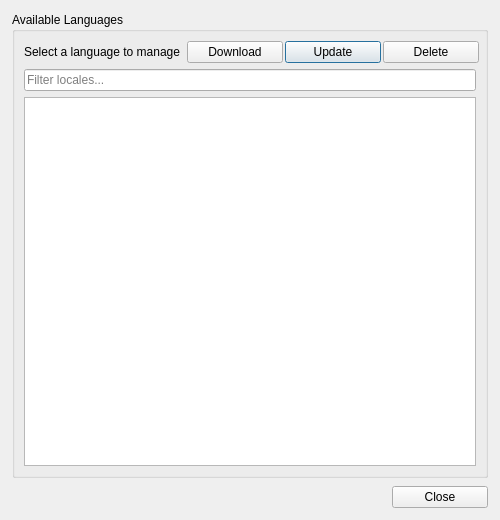
<?xml version="1.0" encoding="UTF-8"?>
<ui version="4.0">
 <class>dlg_admin_i18n_manage_language</class>
 <widget class="QDialog" name="dlg_admin_i18n_manage_language">
  <property name="geometry">
   <rect>
    <x>0</x>
    <y>0</y>
    <width>500</width>
    <height>520</height>
   </rect>
  </property>
  <property name="minimumSize">
   <size>
    <width>440</width>
    <height>420</height>
   </size>
  </property>
  <property name="windowTitle">
   <string>Manage language</string>
  </property>
  <layout class="QVBoxLayout" name="verticalLayout">
   <property name="spacing">
    <number>8</number>
   </property>
   <property name="leftMargin">
    <number>12</number>
   </property>
   <property name="topMargin">
    <number>12</number>
   </property>
   <property name="rightMargin">
    <number>12</number>
   </property>
   <property name="bottomMargin">
    <number>12</number>
   </property>
   <item>
    <widget class="QGroupBox" name="grb_locales">
     <property name="title">
      <string>Available Languages</string>
     </property>
     <layout class="QVBoxLayout" name="layout_locales">
      <property name="spacing">
       <number>6</number>
      </property>
      <item>
       <layout class="QHBoxLayout" name="lyt_actions">
        <item>
         <widget class="QLabel" name="lbl_language">
          <property name="sizePolicy">
           <sizepolicy hsizetype="Expanding" vsizetype="Preferred">
            <horstretch>1</horstretch>
            <verstretch>0</verstretch>
           </sizepolicy>
          </property>
          <property name="text">
           <string>Select a language to manage</string>
          </property>
         </widget>
        </item>
        <item>
         <layout class="QGridLayout" name="lyt_action_buttons">
          <item row="1" column="2">
           <widget class="QPushButton" name="btn_update">
            <property name="minimumSize">
             <size>
              <width>96</width>
              <height>0</height>
             </size>
            </property>
            <property name="text">
             <string>Update</string>
            </property>
           </widget>
          </item>
          <item row="1" column="1">
           <widget class="QPushButton" name="btn_download">
            <property name="minimumSize">
             <size>
              <width>96</width>
              <height>0</height>
             </size>
            </property>
            <property name="text">
             <string>Download</string>
            </property>
           </widget>
          </item>
          <item row="1" column="3">
           <widget class="QPushButton" name="btn_delete">
            <property name="minimumSize">
             <size>
              <width>96</width>
              <height>0</height>
             </size>
            </property>
            <property name="text">
             <string>Delete</string>
            </property>
           </widget>
          </item>
          <item row="1" column="0">
           <spacer name="horizontalSpacer">
            <property name="orientation">
             <enum>Qt::Horizontal</enum>
            </property>
            <property name="sizeHint" stdset="0">
             <size>
              <width>40</width>
              <height>20</height>
             </size>
            </property>
           </spacer>
          </item>
         </layout>
        </item>
       </layout>
      </item>
      <item>
       <widget class="QLineEdit" name="txt_filter">
        <property name="placeholderText">
         <string>Filter locales...</string>
        </property>
        <property name="clearButtonEnabled">
         <bool>true</bool>
        </property>
       </widget>
      </item>
      <item>
       <widget class="QTableView" name="tbl_locales">
        <property name="alternatingRowColors">
         <bool>true</bool>
        </property>
        <property name="selectionMode">
         <enum>QAbstractItemView::SingleSelection</enum>
        </property>
        <property name="selectionBehavior">
         <enum>QAbstractItemView::SelectRows</enum>
        </property>
        <property name="sortingEnabled">
         <bool>true</bool>
        </property>
       </widget>
      </item>
     </layout>
    </widget>
   </item>
   <item>
    <layout class="QGridLayout" name="lyt_buttons">
     <item row="0" column="1">
      <spacer name="horizontalSpacer_footer">
       <property name="orientation">
        <enum>Qt::Horizontal</enum>
       </property>
       <property name="sizeHint" stdset="0">
        <size>
         <width>40</width>
         <height>20</height>
        </size>
       </property>
      </spacer>
     </item>
     <item row="0" column="2">
      <widget class="QPushButton" name="btn_close">
       <property name="minimumSize">
        <size>
         <width>96</width>
         <height>0</height>
        </size>
       </property>
       <property name="text">
        <string>Close</string>
       </property>
      </widget>
     </item>
     <item row="0" column="0">
      <widget class="QLabel" name="lbl_downloading">
       <property name="text">
        <string/>
       </property>
      </widget>
     </item>
    </layout>
   </item>
  </layout>
 </widget>
 <resources/>
 <connections/>
</ui>
